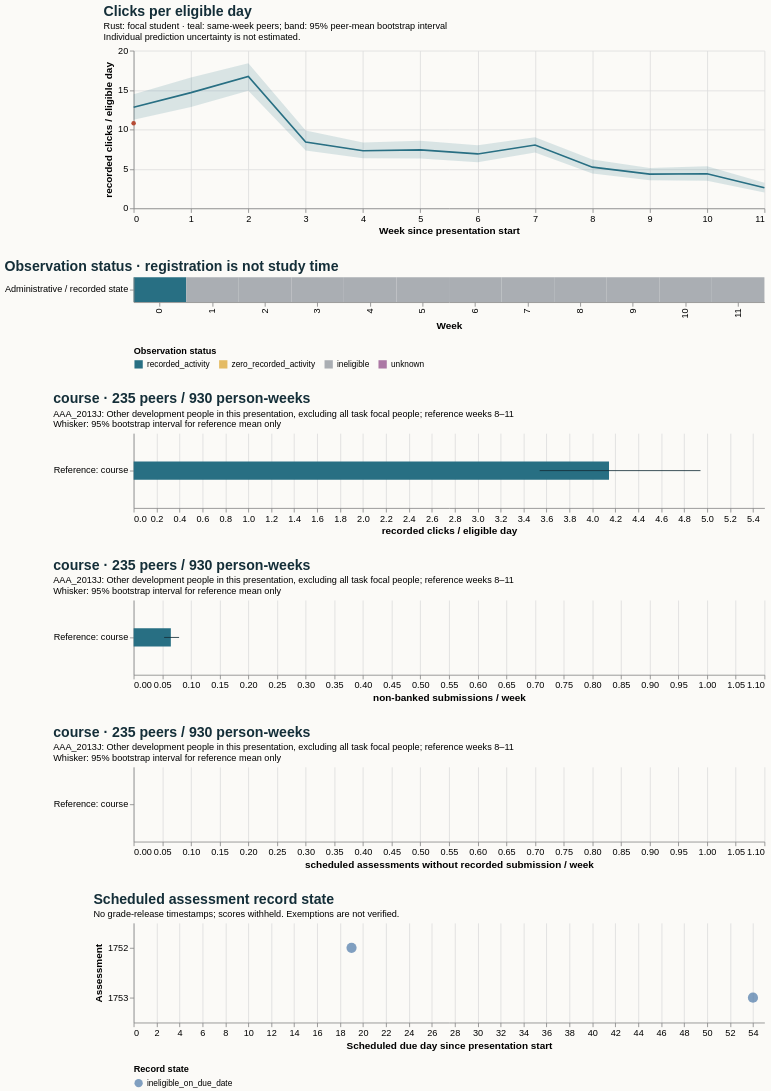

The specification (Vega-Lite) saved for this image:
### Vega-Lite specification from a JSON file in a GitHub repository (floating-point values rounded to 4 significant figures)
{"$schema": "https://vega.github.io/schema/vega-lite/v5.20.1.json", "config": {"axis": {"labelFontSize": 11, "titleFontSize": 12}, "background": "#fbfaf7", "font": "sans-serif", "title": {"anchor": "start", "color": "#142e38", "fontSize": 17, "subtitleFontSize": 11}, "view": {"continuousHeight": 300, "continuousWidth": 300, "stroke": null}}, "datasets": {"data-25699dc03f3659ceb7f3b72eaa6ac230": [{"as_of_day": 20, "assessment_id": 1752, "course": "AAA_2013J", "due_day": 19, "person_id": 354858, "score_status": "withheld_release_time_unknown", "state": "ineligible_on_due_date", "week": 2}, {"as_of_day": 55, "assessment_id": 1753, "course": "AAA_2013J", "due_day": 54, "person_id": 354858, "score_status": "withheld_release_time_unknown", "state": "ineligible_on_due_date", "week": 7}], "data-2fd60bd44b2b5ae46b1deb20c5bda794": [{"eligible_days": 5.0, "end_day": 6, "logging_completeness": "unknown", "observation_status": "recorded_activity", "row": "Administrative / recorded state", "score_status": "withheld_release_time_unknown", "start_day": 0, "value": 10.8, "week": 0}, {"eligible_days": 0.0, "end_day": 13, "logging_completeness": "unknown", "observation_status": "ineligible", "row": "Administrative / recorded state", "score_status": "withheld_release_time_unknown", "start_day": 7, "value": null, "week": 1}, {"eligible_days": 0.0, "end_day": 20, "logging_completeness": "unknown", "observation_status": "ineligible", "row": "Administrative / recorded state", "score_status": "withheld_release_time_unknown", "start_day": 14, "value": null, "week": 2}, {"eligible_days": 0.0, "end_day": 27, "logging_completeness": "unknown", "observation_status": "ineligible", "row": "Administrative / recorded state", "score_status": "withheld_release_time_unknown", "start_day": 21, "value": null, "week": 3}, {"eligible_days": 0.0, "end_day": 34, "logging_completeness": "unknown", "observation_status": "ineligible", "row": "Administrative / recorded state", "score_status": "withheld_release_time_unknown", "start_day": 28, "value": null, "week": 4}, {"eligible_days": 0.0, "end_day": 41, "logging_completeness": "unknown", "observation_status": "ineligible", "row": "Administrative / recorded state", "score_status": "withheld_release_time_unknown", "start_day": 35, "value": null, "week": 5}, {"eligible_days": 0.0, "end_day": 48, "logging_completeness": "unknown", "observation_status": "ineligible", "row": "Administrative / recorded state", "score_status": "withheld_release_time_unknown", "start_day": 42, "value": null, "week": 6}, {"eligible_days": 0.0, "end_day": 55, "logging_completeness": "unknown", "observation_status": "ineligible", "row": "Administrative / recorded state", "score_status": "withheld_release_time_unknown", "start_day": 49, "value": null, "week": 7}, {"eligible_days": 0.0, "end_day": 62, "logging_completeness": "unknown", "observation_status": "ineligible", "row": "Administrative / recorded state", "score_status": "withheld_release_time_unknown", "start_day": 56, "value": null, "week": 8}, {"eligible_days": 0.0, "end_day": 69, "logging_completeness": "unknown", "observation_status": "ineligible", "row": "Administrative / recorded state", "score_status": "withheld_release_time_unknown", "start_day": 63, "value": null, "week": 9}, {"eligible_days": 0.0, "end_day": 76, "logging_completeness": "unknown", "observation_status": "ineligible", "row": "Administrative / recorded state", "score_status": "withheld_release_time_unknown", "start_day": 70, "value": null, "week": 10}, {"eligible_days": 0.0, "end_day": 83, "logging_completeness": "unknown", "observation_status": "ineligible", "row": "Administrative / recorded state", "score_status": "withheld_release_time_unknown", "start_day": 77, "value": null, "week": 11}], "data-47dfbb8d920f06f425dee25896b2ee5f": [{"end_day": 6, "focal_value": 10.8, "peer_ci_high": 14.47, "peer_ci_low": 11.24, "peer_mean": 12.82, "peer_observations": 241, "peer_people": 241, "reference": "course", "unit": "recorded clicks / eligible day", "week": 0}, {"end_day": 13, "focal_value": null, "peer_ci_high": 16.59, "peer_ci_low": 12.86, "peer_mean": 14.68, "peer_observations": 241, "peer_people": 241, "reference": "course", "unit": "recorded clicks / eligible day", "week": 1}, {"end_day": 20, "focal_value": null, "peer_ci_high": 18.4, "peer_ci_low": 14.91, "peer_mean": 16.73, "peer_observations": 239, "peer_people": 239, "reference": "course", "unit": "recorded clicks / eligible day", "week": 2}, {"end_day": 27, "focal_value": null, "peer_ci_high": 9.863, "peer_ci_low": 7.336, "peer_mean": 8.416, "peer_observations": 239, "peer_people": 239, "reference": "course", "unit": "recorded clicks / eligible day", "week": 3}, {"end_day": 34, "focal_value": null, "peer_ci_high": 8.348, "peer_ci_low": 6.341, "peer_mean": 7.298, "peer_observations": 237, "peer_people": 237, "reference": "course", "unit": "recorded clicks / eligible day", "week": 4}, {"end_day": 41, "focal_value": null, "peer_ci_high": 8.575, "peer_ci_low": 6.327, "peer_mean": 7.413, "peer_observations": 236, "peer_people": 236, "reference": "course", "unit": "recorded clicks / eligible day", "week": 5}, {"end_day": 48, "focal_value": null, "peer_ci_high": 8.0, "peer_ci_low": 5.844, "peer_mean": 6.897, "peer_observations": 236, "peer_people": 236, "reference": "course", "unit": "recorded clicks / eligible day", "week": 6}, {"end_day": 55, "focal_value": null, "peer_ci_high": 9.017, "peer_ci_low": 7.085, "peer_mean": 8.029, "peer_observations": 236, "peer_people": 236, "reference": "course", "unit": "recorded clicks / eligible day", "week": 7}, {"end_day": 62, "focal_value": null, "peer_ci_high": 6.182, "peer_ci_low": 4.414, "peer_mean": 5.219, "peer_observations": 235, "peer_people": 235, "reference": "course", "unit": "recorded clicks / eligible day", "week": 8}, {"end_day": 69, "focal_value": null, "peer_ci_high": 5.123, "peer_ci_low": 3.547, "peer_mean": 4.345, "peer_observations": 233, "peer_people": 233, "reference": "course", "unit": "recorded clicks / eligible day", "week": 9}, {"end_day": 76, "focal_value": null, "peer_ci_high": 5.325, "peer_ci_low": 3.483, "peer_mean": 4.385, "peer_observations": 232, "peer_people": 232, "reference": "course", "unit": "recorded clicks / eligible day", "week": 10}, {"end_day": 83, "focal_value": null, "peer_ci_high": 3.259, "peer_ci_low": 1.998, "peer_mean": 2.606, "peer_observations": 230, "peer_people": 230, "reference": "course", "unit": "recorded clicks / eligible day", "week": 11}], "data-6eab1e513daf855bf0b2ef87b2f458de": [{"hi": null, "lo": null, "series": "Focal: weeks 8–11", "value": null}, {"hi": 4.942, "lo": 3.54, "series": "Reference: course", "value": 4.145}], "data-71c723a959ccbec2b7d89d93af96a1fb": [{"hi": null, "lo": null, "series": "Focal: weeks 8–11", "value": null}, {"hi": 0.0, "lo": 0.0, "series": "Reference: course", "value": 0.0}], "data-ab4d3a86bf03878f423e134b2fcc0933": [{"hi": null, "lo": null, "series": "Focal: weeks 8–11", "value": null}, {"hi": 0.07928, "lo": 0.05319, "series": "Reference: course", "value": 0.06489}]}, "resolve": {"scale": {"color": "independent"}}, "spacing": 28, "vconcat": [{"data": {"name": "data-47dfbb8d920f06f425dee25896b2ee5f"}, "height": 190, "layer": [{"encoding": {"x": {"axis": {"tickMinStep": 1}, "field": "week", "title": "Week since presentation start", "type": "quantitative"}, "y": {"field": "peer_ci_low", "scale": {"zero": true}, "title": "recorded clicks / eligible day", "type": "quantitative"}, "y2": {"field": "peer_ci_high"}}, "mark": {"color": "#286f83", "opacity": 0.16, "type": "area"}}, {"encoding": {"tooltip": [{"field": "week", "type": "quantitative"}, {"field": "peer_mean", "type": "quantitative"}, {"field": "peer_people", "type": "quantitative"}, {"field": "peer_observations", "type": "quantitative"}], "x": {"field": "week", "type": "quantitative"}, "y": {"field": "peer_mean", "type": "quantitative"}}, "mark": {"color": "#286f83", "strokeWidth": 2, "type": "line"}}, {"encoding": {"tooltip": [{"field": "week", "type": "quantitative"}, {"field": "focal_value", "type": "quantitative"}], "x": {"field": "week", "type": "quantitative"}, "y": {"field": "focal_value", "type": "quantitative"}}, "mark": {"color": "#b64c35", "point": {"color": "#b64c35"}, "strokeWidth": 2.5, "type": "line"}}], "title": {"subtitle": ["Rust: focal student · teal: same-week peers; band: 95% peer-mean bootstrap interval", "Individual prediction uncertainty is not estimated."], "text": "Clicks per eligible day"}, "width": 760}, {"data": {"name": "data-2fd60bd44b2b5ae46b1deb20c5bda794"}, "encoding": {"color": {"field": "observation_status", "legend": {"labelLimit": 260, "orient": "bottom"}, "scale": {"domain": ["recorded_activity", "zero_recorded_activity", "ineligible", "unknown"], "range": ["#286f83", "#e4bb64", "#aaaeb3", "#ac78a5"]}, "title": "Observation status", "type": "nominal"}, "tooltip": [{"field": "week", "type": "quantitative"}, {"field": "eligible_days", "type": "quantitative"}, {"field": "observation_status", "type": "nominal"}, {"field": "logging_completeness", "type": "nominal"}], "x": {"field": "week", "title": "Week", "type": "ordinal"}, "y": {"field": "row", "title": null, "type": "nominal"}}, "height": 30, "mark": {"type": "rect"}, "title": "Observation status · registration is not study time", "width": 760}, {"data": {"name": "data-6eab1e513daf855bf0b2ef87b2f458de"}, "height": 90, "layer": [{"encoding": {"x": {"field": "value", "scale": {"domain": [0, 5.19], "zero": true}, "title": "recorded clicks / eligible day", "type": "quantitative"}, "y": {"field": "series", "sort": null, "title": null, "type": "nominal"}}, "mark": {"color": "#286f83", "size": 22, "type": "bar"}}, {"encoding": {"x": {"field": "lo", "type": "quantitative"}, "x2": {"field": "hi"}, "y": {"field": "series", "sort": null, "title": null, "type": "nominal"}}, "mark": {"color": "#142e38", "type": "rule"}}], "title": {"subtitle": ["AAA_2013J: Other development people in this presentation, excluding all task focal people; reference weeks 8–11", "Whisker: 95% bootstrap interval for reference mean only"], "text": "course · 235 peers / 930 person-weeks"}, "width": 760}, {"data": {"name": "data-ab4d3a86bf03878f423e134b2fcc0933"}, "height": 90, "layer": [{"encoding": {"x": {"field": "value", "scale": {"domain": [0, 1.05], "zero": true}, "title": "non-banked submissions / week", "type": "quantitative"}, "y": {"field": "series", "sort": null, "title": null, "type": "nominal"}}, "mark": {"color": "#286f83", "size": 22, "type": "bar"}}, {"encoding": {"x": {"field": "lo", "type": "quantitative"}, "x2": {"field": "hi"}, "y": {"field": "series", "sort": null, "title": null, "type": "nominal"}}, "mark": {"color": "#142e38", "type": "rule"}}], "title": {"subtitle": ["AAA_2013J: Other development people in this presentation, excluding all task focal people; reference weeks 8–11", "Whisker: 95% bootstrap interval for reference mean only"], "text": "course · 235 peers / 930 person-weeks"}, "width": 760}, {"data": {"name": "data-71c723a959ccbec2b7d89d93af96a1fb"}, "height": 90, "layer": [{"encoding": {"x": {"field": "value", "scale": {"domain": [0, 1.05], "zero": true}, "title": "scheduled assessments without recorded submission / week", "type": "quantitative"}, "y": {"field": "series", "sort": null, "title": null, "type": "nominal"}}, "mark": {"color": "#286f83", "size": 22, "type": "bar"}}, {"encoding": {"x": {"field": "lo", "type": "quantitative"}, "x2": {"field": "hi"}, "y": {"field": "series", "sort": null, "title": null, "type": "nominal"}}, "mark": {"color": "#142e38", "type": "rule"}}], "title": {"subtitle": ["AAA_2013J: Other development people in this presentation, excluding all task focal people; reference weeks 8–11", "Whisker: 95% bootstrap interval for reference mean only"], "text": "course · 235 peers / 930 person-weeks"}, "width": 760}, {"data": {"name": "data-25699dc03f3659ceb7f3b72eaa6ac230"}, "encoding": {"color": {"field": "state", "legend": {"labelLimit": 400, "orient": "bottom"}, "title": "Record state", "type": "nominal"}, "tooltip": [{"field": "assessment_id", "type": "quantitative"}, {"field": "due_day", "type": "quantitative"}, {"field": "as_of_day", "type": "quantitative"}, {"field": "state", "type": "nominal"}, {"field": "score_status", "type": "nominal"}], "x": {"field": "due_day", "title": "Scheduled due day since presentation start", "type": "quantitative"}, "y": {"field": "assessment_id", "title": "Assessment", "type": "nominal"}}, "height": 120, "mark": {"filled": true, "size": 150, "type": "point"}, "title": {"subtitle": "No grade-release timestamps; scores withheld. Exemptions are not verified.", "text": "Scheduled assessment record state"}, "width": 760}]}
